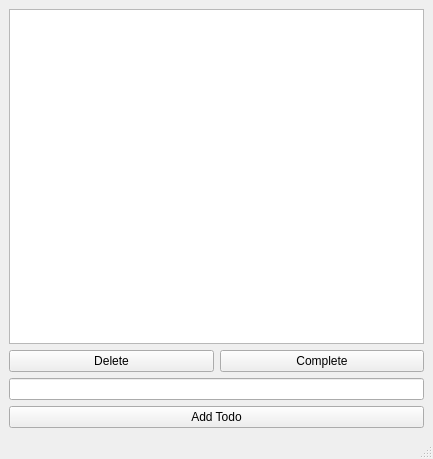
<?xml version="1.0" encoding="UTF-8"?>
<ui version="4.0">
 <class>MainWindow</class>
 <widget class="QMainWindow" name="MainWindow">
  <property name="geometry">
   <rect>
    <x>0</x>
    <y>0</y>
    <width>433</width>
    <height>459</height>
   </rect>
  </property>
  <property name="windowTitle">
   <string>Todo</string>
  </property>
  <widget class="QWidget" name="centralwidget">
   <layout class="QVBoxLayout" name="verticalLayout">
    <item>
     <widget class="QListView" name="todoView"/>
    </item>
    <item>
     <layout class="QHBoxLayout" name="horizontalLayout">
      <item>
       <widget class="QPushButton" name="deleteButton">
        <property name="text">
         <string>Delete</string>
        </property>
       </widget>
      </item>
      <item>
       <widget class="QPushButton" name="completeButton">
        <property name="text">
         <string>Complete</string>
        </property>
       </widget>
      </item>
     </layout>
    </item>
    <item>
     <widget class="QLineEdit" name="todoEdit"/>
    </item>
    <item>
     <widget class="QPushButton" name="addButton">
      <property name="text">
       <string>Add Todo</string>
      </property>
     </widget>
    </item>
   </layout>
  </widget>
  <widget class="QMenuBar" name="menubar">
   <property name="geometry">
    <rect>
     <x>0</x>
     <y>0</y>
     <width>433</width>
     <height>26</height>
    </rect>
   </property>
  </widget>
  <widget class="QStatusBar" name="statusbar"/>
 </widget>
 <resources/>
 <connections/>
</ui>
